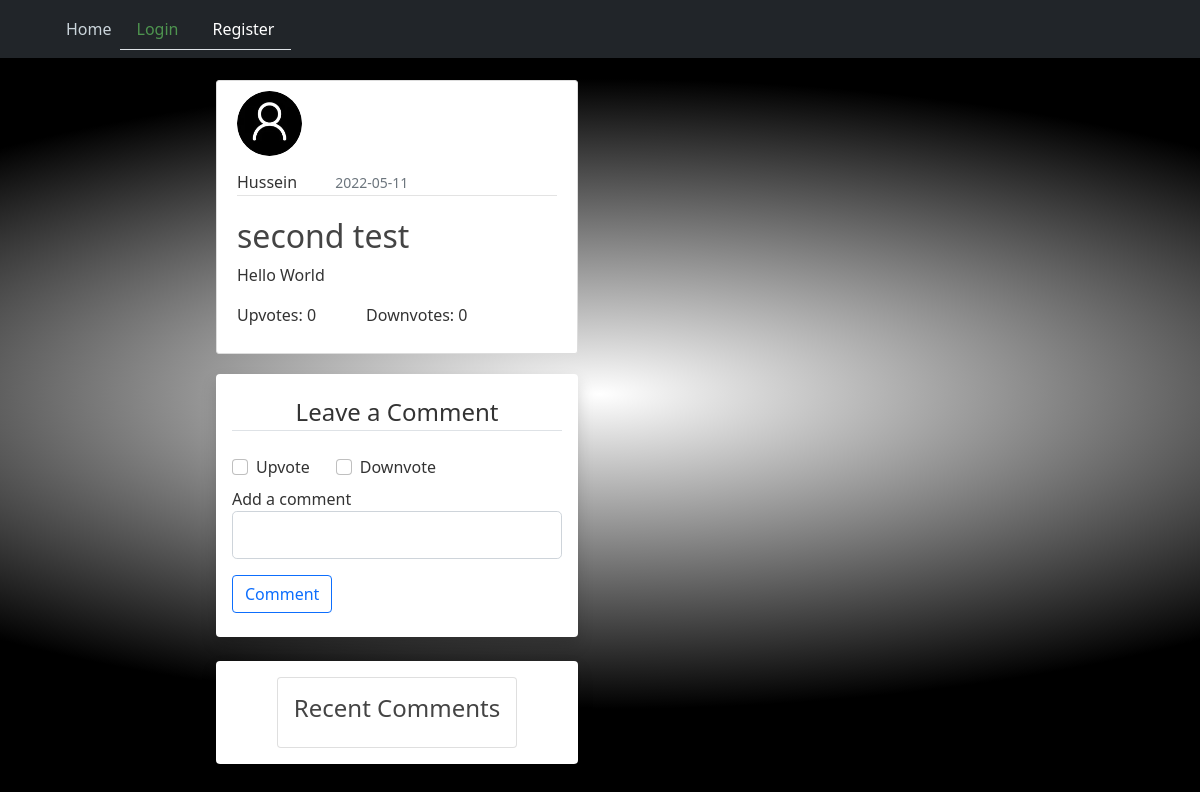
Screenshot of /post/2 with the database file from the repository.
### flaskblog/models.py (models this page shows, shortened)
class User(db.Model, UserMixin):
    id = db.Column(db.Integer, primary_key=True)
    username = db.Column(db.String(20), unique=True, nullable=False)
    email = db.Column(db.String(120), unique=True, nullable=False)
    image_file = db.Column(db.String(20), nullable=False, default='default.jpg')
    password = db.Column(db.String(60), nullable=False)
    posts = db.relationship('Post', backref='author', lazy=True)
    comments = db.relationship('Comments', backref='user_comments', lazy=True)

class Post(db.Model):
    id = db.Column(db.Integer, primary_key=True)
    title = db.Column(db.String(100), nullable=False)
    likes = db.Column(db.Integer, nullable=False, default=0)
    dislikes = db.Column(db.Integer, nullable=False, default=0)
    date_posted = db.Column(db.DateTime, nullable=False, default=datetime.utcnow)
    content = db.Column(db.Text, nullable=False)
    user_id = db.Column(db.Integer, db.ForeignKey('user.id'), nullable=False)
    comments = db.relationship('Comments', backref='topicpost', lazy=True)

### flaskblog/routes.py (the view, shortened to what this page needs)
@app.route("/post/<int:post_id>" , methods=['GET', 'POST'])
def post(post_id):
    post = Post.query.get_or_404(post_id)
    comments = Comments.query.order_by(Comments.date_posted.desc()).filter_by(post_id=post_id)
    form = CommentForm()
    return render_template('post.html', post=post, form=form, comments=comments)

### flaskblog/forms.py
class CommentForm(FlaskForm):
    content = StringField('Add a comment', validators=[DataRequired()])
    upvote = BooleanField('Upvote')
    downvote = BooleanField('Downvote')
    submit = SubmitField('Comment')

### flaskblog/templates/post.html (shortened to what this page needs)
{% extends "layout.html" %}
{% block content %}
<article class="media content-section">
  <img style="margin-bottom: 14px;" class="rounded-circle article-img"  src="{{ url_for('static', filename='profile_pics/' + post.author.image_file) }}">
  <div class="media-body">
    <div style="margin-bottom: 21px;" class="article-metadata">
      <span class="mr-2" href="#">{{ post.author.username }}</span>
      <small class="text-muted" style="margin-left:34px;">{{ post.date_posted.strftime('%Y-%m-%d') }}</small>
    </div>
    <h2 class="article-title">{{ post.title }}</h2>
    <p class="article-content">{{ post.content }}</p>
  </div>
  <div style="display: flex">
    <p>Upvotes: {{post.likes}}</p>
    <p style="margin-left: 50px">Downvotes: {{post.dislikes}}</p>
  </div>
</article>
<div class="container shadow p-3 mb-4 bg-body rounded" style="max-width: 900px; margin: 20px auto">
  <form method="POST" action="">
    <fieldset class="form-group mt-1 mb-2">
      <legend class="border-bottom mb-4 text-center">Leave a Comment</legend>
      <div class="form-check" style="display: flex">
        <div>
          {{ form.upvote(class="form-check-input") }} {{
          form.upvote.label(class="form-check-label") }}
        </div>
        <div style="margin-left: 50px">
          {{ form.downvote(class="form-check-input") }} {{
          form.downvote.label(class="form-check-label") }}
        </div>
      </div>
      <div class="form-group mt-2 mb-2">
        {{ form.content.label(class="form-control-label") }} {% if
        form.content.errors %} {{ form.content(class="form-control
        form-control-lg is-invalid") }}
        <div class="invalid-feedback">
          {% for error in form.password.errors %}
          <span>{{ error }}</span>
          {% endfor %}
        </div>
        {% else %} {{ form.content(class="form-control form-control-lg") }} {%
        endif %}
      </div>
    </fieldset>
    <div class="form-group mt-2 mb-2">
      {{ form.submit(class="btn btn-outline-primary") }}
    </div>
  </form>
</div>
<div class="container d-flex justify-content-center mt-100 mb-100 shadow p-3 mb-4 bg-body rounded" style="max-width: 900px; margin: 20px auto">
  <div class="row">
    <div class="col-md-12">
      <div class="card">
        <div class="card-body">
          <h4 class="card-title">Recent Comments</h4>
        </div>
      </div>
    </div>
  </div>
</div>
{% endblock content %}

### flaskblog/static/main.css (style rules this page uses)
body { background: radial-gradient(80% 40%, white, black); color: #333333; margin-top: 5rem; }
h1, h2, h3, h4, h5, h6 { color: #444444; }
.content-section { background: #ffffff; padding: 10px 20px; border: 1px solid #dddddd; border-radius: 3px; margin-bottom: 20px; }
.article-title { color: #444444; }
.article-content { white-space: pre-line; }
.article-img { height: 65px; width: 65px; margin-right: 16px; }
.article-metadata { padding-bottom: 1px; margin-bottom: 4px; border-bottom: 1px solid #e3e3e3 }

### rows the page displays
User: image_file (placeholder picture), author.username "Hussein"
Post: date_posted "2022-05-11", title "second test", content "Hello World", likes "0", dislikes "0"
